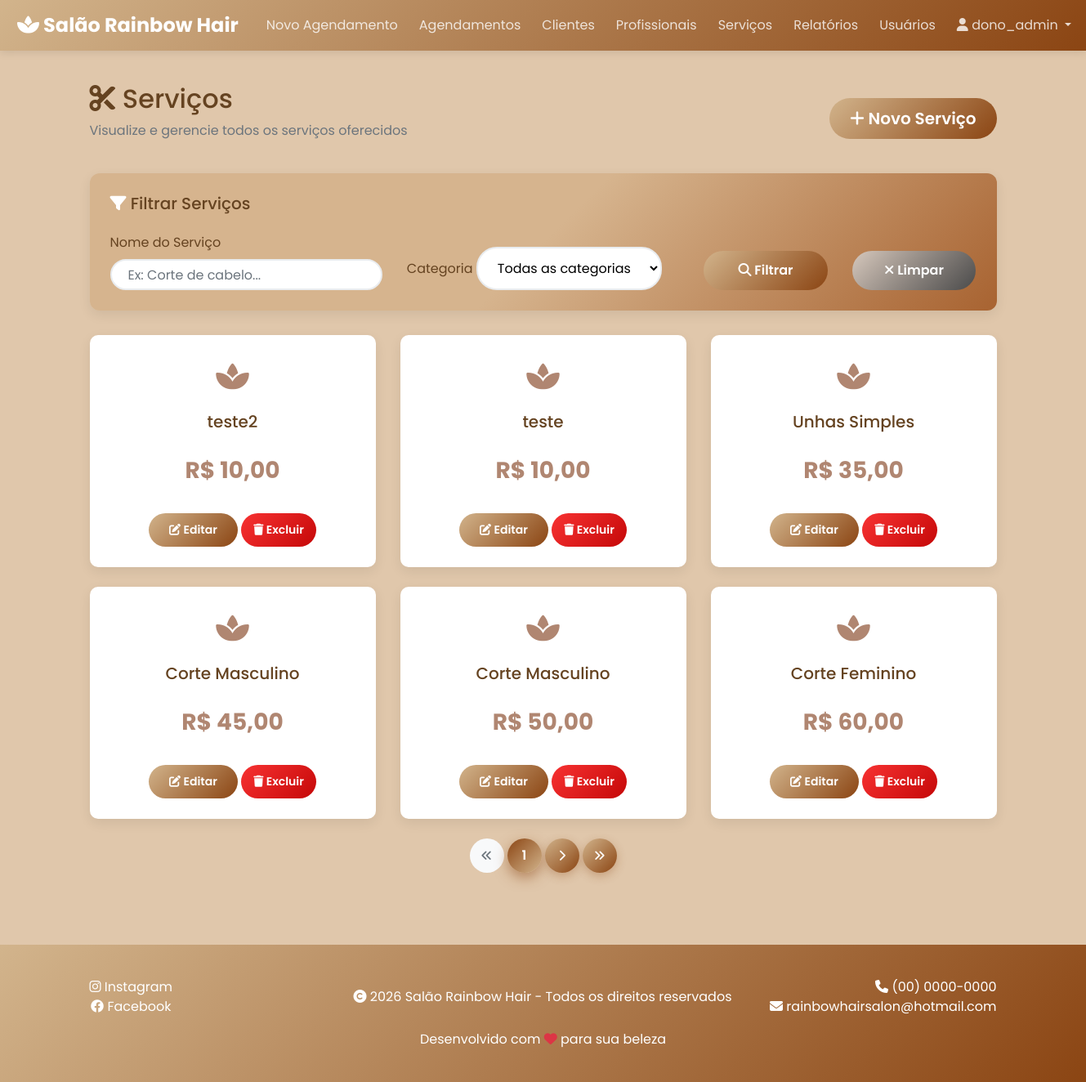
/servicos/servicos/ (signed in), run on the app's committed database.
### apps/servicos/models.py (models this page shows, shortened)
class Servico(BaseModel):
    CATEGORIA_CHOICES = [
        ('CABELO', 'Cabelo'),
        ('MAQUIAGEM', 'Maquiagem'),
        ('SPA', 'Spa'),
        ('UNHAS', 'Unhas'),
        ('BARBA', 'Barba'),
        ('DEPILACAO', 'Depilação'),
        ('MASSAGEM', 'Massagem'),
        ('SOBRANCELHAS', 'Sobrancelhas'),
        ('CILIOS', 'Cílios'),
    ]
    nome = models.CharField(max_length=100)
    preco = models.DecimalField(max_digits=8, decimal_places=2)
    categoria = models.CharField(
        max_length=20,
        choices=CATEGORIA_CHOICES,
        default='CABELO'
    )

### apps/servicos/views.py (the view)
# urls.py: path('servicos/', ServicoListView.as_view(), name='servico-list'),
class ServicoListView(LoginRequiredMixin, ListView):
    model = Servico
    template_name = "servico_list.html"
    context_object_name = "servicos"
    paginate_by = 6
    ordering = ['preco']
    def get_queryset(self):
        queryset = super().get_queryset()
        search = self.request.GET.get('search', '').strip()
        categoria = self.request.GET.get('categoria', '').strip()
        if search:
            queryset = queryset.filter(nome__icontains=search)
        if categoria:
            queryset = queryset.filter(categoria=categoria)
        return queryset

### apps/servicos/templates/servico_list.html (shortened to what this page needs)
{% extends 'base.html' %}
{% block content %}
<div class="mb-5">
    <div class="row align-items-center mb-4">
        <div class="col-md-8">
            <h2><i class="fas fa-cut"></i> Serviços</h2>
            <p class="text-muted">Visualize e gerencie todos os serviços oferecidos</p>
        </div>
        <div class="col-md-4 text-md-right">
            <a href="{% url 'servicos:servico-create' %}" class="btn btn-primary btn-lg">
                <i class="fas fa-plus"></i> Novo Serviço
            </a>
        </div>
    </div>
    <div class="filter-section">
        <h5 class="mb-4"><i class="fas fa-filter"></i> Filtrar Serviços</h5>
        <form method="get" class="row g-3 align-items-end">
            <div class="col-md-4">
                <label class="form-label fw-bold">Nome do Serviço</label>
                <input type="text" class="form-control" name="search" placeholder="Ex: Corte de cabelo..." value="{{ request.GET.search }}">
            </div>
            <div class="col-md-4">
                <label class="form-label fw-bold">Categoria</label>
                <select class="form-select" name="categoria">
                    <option value="">Todas as categorias</option>
                </select>
            </div>
            <div class="col-md-2">
                <button type="submit" class="btn btn-primary btn-filter w-100">
                    <i class="fas fa-search"></i> Filtrar
                </button>
            </div>
            <div class="col-md-2">
                <a href="{% url 'servicos:servico-list' %}" class="btn btn-outline-secondary w-100 btn-clear">
                    <i class="fas fa-times"></i> Limpar
                </a>
            </div>
        </form>
    </div>
    {% if servicos %}
    <div class="row">
        {% for servico in servicos %}
        <div class="col-md-4 mb-4">
            <div class="card h-100 service-card">
                <div class="service-icon">
                    <i class="fas fa-spa"></i>
                </div>
                <h5 class="card-title">{{ servico.nome }}</h5>
                <div class="service-price">
                    R$ {{ servico.preco }}
                </div>
                <div class="mt-3">
                    <a href="{% url 'servicos:servico-update' servico.pk %}" class="btn btn-sm btn-primary" title="Editar">
                        <i class="fas fa-edit"></i> Editar
                    </a>
                    <a href="{% url 'servicos:servico-delete' servico.pk %}" class="btn btn-sm btn-danger" title="Excluir">
                        <i class="fas fa-trash"></i> Excluir
                    </a>
                </div>
            </div>
        </div>
        {% endfor %}
    </div>
    {% if is_paginated %}
    {% include 'pagination.html' %}
    {% endif %}
    {% endif %}
</div>
{% endblock %}

### core/templates/base.html (shortened to what this page needs)
<!DOCTYPE html>
<html lang="pt-br">
<head>
    <link rel="stylesheet" href="https://stackpath.bootstrapcdn.com/bootstrap/4.5.2/css/bootstrap.min.css">
    <link rel="stylesheet" href="https://cdnjs.cloudflare.com/ajax/libs/font-awesome/6.4.0/css/all.min.css">
</head>
<body>
<nav class="navbar navbar-expand-lg navbar-dark sticky-top">
    <div class="container-fluid">
        <a class="navbar-brand" href="{% url 'home' %}">
            <i class="fas fa-spa"></i> Salão Rainbow Hair
        </a>
        <div class="collapse navbar-collapse" id="navbarNav">
            <ul class="navbar-nav m-auto">
                {% if user.is_authenticated %}
                <li class="nav-item">
                    <a class="nav-link" href="{% url 'agendamentos:add-agendamento' %}">Novo Agendamento</a>
                </li>
                <li class="nav-item" align-items="center">
                    <a class="nav-link" href="{% url 'index' %}">Agendamentos</a>
                </li>
                <li class="nav-item">
                    <a class="nav-link" href="{% url 'clientes:cliente-list' %}">Clientes</a>
                </li>
                <li class="nav-item">
                    <a class="nav-link" href="{% url 'profissionais:profissional-list' %}">Profissionais</a>
                </li>
                <li class="nav-item">
                    <a class="nav-link" href="{% url 'servicos:servico-list' %}">Serviços</a>
                </li>
                {% if user.is_staff or user.is_superuser %}
                <li class="nav-item">
                    <a class="nav-link" href="{% url 'relatorios:relatorios' %}">Relatórios</a>
                </li>
                <li class="nav-item">
                    <a class="nav-link" href="{% url 'usuarios:usuarios' %}">Usuários</a>
                </li>
                {% endif %}
                {% endif %}
            </ul>
            <ul class="navbar-nav ml-auto">
                {% if user.is_authenticated %}
                    <li class="nav-item dropdown">
                        <a class="nav-link dropdown-toggle" href="#" id="userDropdown" role="button" data-toggle="dropdown">
                            <i class="fas fa-user"></i> {{ user.username }}
                        </a>
                    </li>
                {% endif %}
            </ul>
        </div>
    </div>
</nav>
<div class="content-wrapper">
    <div class="container">
        {% block content %}{% endblock %}
    </div>
</div>
<footer>
    <div class="container d-flex justify-content-between align-items-center">
        <div>
            <a href="https://www.instagram.com" target="_blank" style="color: white; margin-right: 100px;"><i class="fab fa-instagram"></i> Instagram</a><br>
            <a href="https://www.facebook.com" target="_blank" style="color: white; margin-right: 100px;"><i class="fab fa-facebook"></i> Facebook</a>
            </div>
                <p style="margin-left: 80px;"><i class="fas fa-copyright"></i> 2026 Salão Rainbow Hair - Todos os direitos reservados</p>
            <div class="text-right">
            <span style="color: white; margin-left: 100px;"><i class="fas fa-phone"></i> (00) 0000-0000</span><br>
            <span style="color: white; margin-left: 5px;"><i class="fas fa-envelope"></i> rainbowhairsalon@hotmail.com</span>
        </div>
    </div>
    <div class="container text-center mt-3">
        <p style="color: white;">Desenvolvido com <i class="fas fa-heart" style="color: #dc3545;"></i> para sua beleza</p>
    </div>
</footer>
</body>
</html>

### core/templates/base.html (style rules this page uses)
* { margin: 0; padding: 0; box-sizing: border-box; }
body { font-family: 'Poppins', sans-serif; color: #654321; background-color: #e0c7ab; }
.navbar { background: linear-gradient(135deg, #D2B48C 0%, #8B4513 100%) !important; box-shadow: 0 2px 10px rgba(0, 0, 0, 0.1); position: sticky; top: 0; z-index: 1000; }
.navbar-brand { font-weight: 700; font-size: 24px; color: white !important; margin-left: -10px; }
.navbar-nav { flex-wrap: nowrap; }
.navbar-nav .nav-item { white-space: nowrap; }
.navbar-dark .navbar-nav .nav-link { color: rgba(255, 255, 255, 0.8) !important; margin-left: 10px; transition: all 0.3s ease; }
.content-wrapper { min-height: calc(100vh - 200px); padding: 40px 0; }
.card { border: none; border-radius: 10px; transition: transform 0.3s ease, box-shadow 0.3s ease; box-shadow: 0 5px 15px rgba(0, 0, 0, 0.08); }
.btn-primary { background: linear-gradient(135deg, #D2B48C 0%, #8B4513 100%); border: none; padding: 10px 25px; border-radius: 25px; font-weight: 600; transition: all 0.3s ease; }
.btn-danger { background: linear-gradient(135deg, #f73232 0%, #c50808 100%); border: none; padding: 10px 15px; border-radius: 25px; font-weight: 600; }
.btn-filter { background: linear-gradient(135deg, #D2B48C 0%, #8B4513 100%); border: none; border-radius: 25px; padding: 12px 25px; font-weight: 600; transition: all 0.3s ease; }
.btn-clear { background: linear-gradient(135deg, #e0e0e0be 0%, #4b4b4b 100%); border: none; padding: 10px 15px; border-radius: 25px; font-weight: 600; color: white; }
.btn-outline-secondary { background: linear-gradient(135deg, #e0e0e0be 0%, #4b4b4b 100%); border: none; padding: 10px 15px; border-radius: 25px; font-weight: 600; color: white; }
.fa-search { color:white; }
.fa-filter { color: white; }
.filter-section { border: none; border-radius: 10px; transition: transform 0.3s ease, box-shadow 0.3s ease; box-shadow: 0 5px 15px rgba(0, 0, 0, 0.08); }
footer { background: linear-gradient(135deg, #D2B48C 0%, #8B4513 100%); color: white; padding: 40px 0; text-align: center; }
footer p { margin: 0; }
.fa-copyright { right:-10px; }

### apps/servicos/templates/servico_list.html (style rules this page uses)
.service-card { text-align: center; padding: 25px; }
.service-icon { font-size: 36px; margin-bottom: 15px; color: #b08671; }
.service-price { font-size: 28px; font-weight: 700; color: #b08671; margin: 15px 0; }
.filter-section { background: linear-gradient(135deg, #d6b48e 50%, #a86331 100%); border-radius: 12px; padding: 25px; margin-bottom: 30px; }
.filter-section .form-control, .filter-section .form-control:focus, .filter-section .form-select { border-radius: 25px; border: 2px solid #e9ecef; padding: 12px 20px; background: white; transition: all 0.3s ease; }
.btn-filter { border: none; border-radius: 25px; padding: 12px 25px; font-weight: 600; transition: all 0.3s ease; }
.btn-clear { border-radius: 25px; padding: 12px 20px; }

### data on the page
Servico: nome "teste2", preco "10,00"
Servico: nome "teste", preco "10,00"
Servico: nome "Unhas Simples", preco "35,00"
Servico: nome "Corte Masculino", preco "45,00"
Servico: nome "Corte Masculino", preco "50,00"
Servico: nome "Corte Feminino", preco "60,00"

### other printed values
{{ user.username }} "dono_admin"
{{ page_obj.number }} "1"
